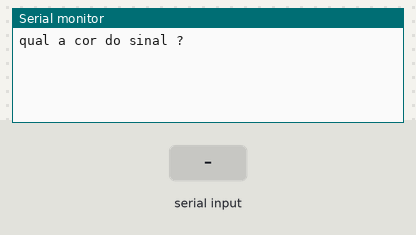
A sketch run on a simulated Arduino Uno, built with avr-gcc and run on an emulated ATmega328P. Shown: the last lines printed to the serial monitor. Inputs (shaded band) come from the test bench.

Above: at 1.2 s.
1.3 s: "1" received over Serial
At 3.5 s:
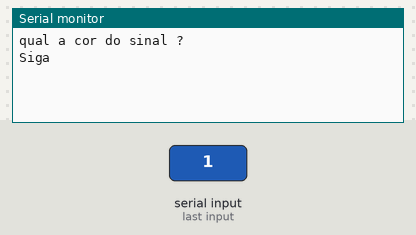
At 7.7 s:
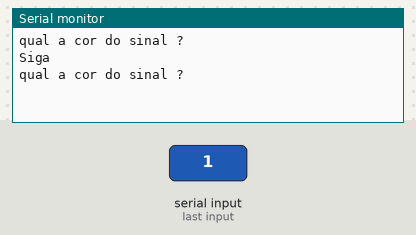

The sketch:

semaforo1.ino
```cpp
// C++ code
//

String cor = "";
String vermelho = "";
String verde = "";
void setup()
{
  Serial.begin(9600);
}

void loop()
{
    Serial.println("qual a cor do sinal ?");
  while ( !Serial.available() );
  cor = Serial.readString();

  if(cor ==vermelho , cor ==verde){
    Serial.println("Pare");
  } else {
     Serial.println("Siga");
}

 delay (4000);
}
```

Measured:
- after the input at 1.3 s, the serial monitor: prints a new line after 1.0 s (image 1)
